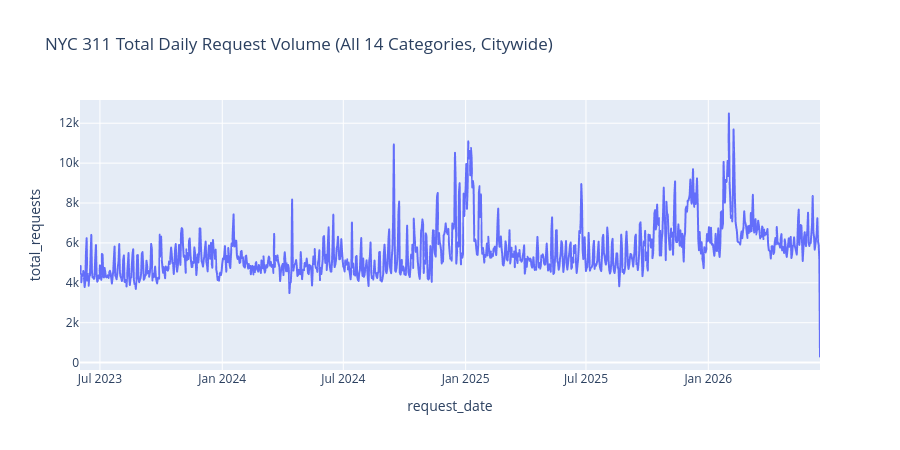

Write notebook code for a chart like this one.
### Markdown cell above
## Citywide daily volume

This is the aggregate series every downstream model will ultimately be compared against.
Looking specifically for: data artifacts (gaps, impossible spikes), weekly seasonality, yearly seasonality, and overall trend direction.

### Code cell
daily_total = (
    df.groupby('request_date', as_index=False)['request_count']
    .sum()
    .rename(columns={'request_count': 'total_requests'})
)

print(f"Daily total shape: {daily_total.shape}")
print(daily_total.describe())

fig = px.line(
    daily_total, x='request_date', y='total_requests',
    title='NYC 311 Total Daily Request Volume (All 14 Categories, Citywide)'
)
fig.update_layout(height=450)
fig.show()

### Figure 1 — Plotly figure (JSON) as saved in the notebook; plotly's stock layout.template omitted (floating-point values rounded to 4 significant figures; data arrays with more than 128 entries replaced by an {"elided": "..."} marker saying what was removed)
{"data": [{"hovertemplate": "request_date=%{x}<br>total_requests=%{y}<extra></extra>", "legendgroup": "", "line": {"color": "#636efa", "dash": "solid"}, "marker": {"symbol": "circle"}, "mode": "lines", "name": "", "showlegend": false, "type": "scattergl", "x": {"elided": "1114 str values"}, "xaxis": "x", "y": {"elided": "1114 int values"}, "yaxis": "y"}], "layout": {"height": 450, "legend": {"tracegroupgap": 0}, "title": {"text": "NYC 311 Total Daily Request Volume (All 14 Categories, Citywide)"}, "xaxis": {"anchor": "y", "domain": [0, 1], "title": {"text": "request_date"}}, "yaxis": {"anchor": "x", "domain": [0, 1], "title": {"text": "total_requests"}}}}
